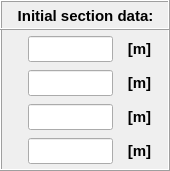
       <widget class="QFrame" name="frame_11">
        <property name="geometry">
         <rect>
          <x>166</x>
          <y>86</y>
          <width>170</width>
          <height>171</height>
         </rect>
        </property>
        <property name="minimumSize">
         <size>
          <width>170</width>
          <height>171</height>
         </size>
        </property>
        <property name="maximumSize">
         <size>
          <width>170</width>
          <height>171</height>
         </size>
        </property>
        <property name="frameShape">
         <enum>QFrame::Box</enum>
        </property>
        <property name="frameShadow">
         <enum>QFrame::Raised</enum>
        </property>
        <widget class="QLabel" name="label_62">
         <property name="geometry">
          <rect>
           <x>118</x>
           <y>70</y>
           <width>43</width>
           <height>26</height>
          </rect>
         </property>
         <property name="minimumSize">
          <size>
           <width>0</width>
           <height>26</height>
          </size>
         </property>
         <property name="maximumSize">
          <size>
           <width>16777215</width>
           <height>26</height>
          </size>
         </property>
         <property name="font">
          <font>
           <family>Arial</family>
           <pointsize>11</pointsize>
           <weight>75</weight>
           <italic>false</italic>
           <bold>true</bold>
          </font>
         </property>
         <property name="text">
          <string>[m]</string>
         </property>
         <property name="alignment">
          <set>Qt::AlignCenter</set>
         </property>
        </widget>
        <widget class="QLineEdit" name="lineEdit_outerDiameter_initial">
         <property name="geometry">
          <rect>
           <x>28</x>
           <y>36</y>
           <width>85</width>
           <height>26</height>
          </rect>
         </property>
         <property name="minimumSize">
          <size>
           <width>85</width>
           <height>26</height>
          </size>
         </property>
         <property name="maximumSize">
          <size>
           <width>85</width>
           <height>26</height>
          </size>
         </property>
         <property name="font">
          <font>
           <family>Arial</family>
           <pointsize>11</pointsize>
           <weight>75</weight>
           <italic>false</italic>
           <bold>true</bold>
          </font>
         </property>
         <property name="styleSheet">
          <string notr="true">color: rgb(255, 0, 0);</string>
         </property>
         <property name="text">
          <string/>
         </property>
         <property name="alignment">
          <set>Qt::AlignCenter</set>
         </property>
        </widget>
        <widget class="QLineEdit" name="lineEdit_thickness_initial">
         <property name="geometry">
          <rect>
           <x>28</x>
           <y>70</y>
           <width>85</width>
           <height>26</height>
          </rect>
         </property>
         <property name="minimumSize">
          <size>
           <width>85</width>
           <height>26</height>
          </size>
         </property>
         <property name="maximumSize">
          <size>
           <width>85</width>
           <height>26</height>
          </size>
         </property>
         <property name="font">
          <font>
           <family>Arial</family>
           <pointsize>11</pointsize>
           <weight>75</weight>
           <italic>false</italic>
           <bold>true</bold>
          </font>
         </property>
         <property name="focusPolicy">
          <enum>Qt::StrongFocus</enum>
         </property>
         <property name="styleSheet">
          <string notr="true">color: rgb(255, 0, 0);</string>
         </property>
         <property name="alignment">
          <set>Qt::AlignCenter</set>
         </property>
        </widget>
        <widget class="QLabel" name="label_63">
         <property name="geometry">
          <rect>
           <x>118</x>
           <y>36</y>
           <width>43</width>
           <height>26</height>
          </rect>
         </property>
         <property name="minimumSize">
          <size>
           <width>0</width>
           <height>26</height>
          </size>
         </property>
         <property name="maximumSize">
          <size>
           <width>16777215</width>
           <height>26</height>
          </size>
         </property>
         <property name="font">
          <font>
           <family>Arial</family>
           <pointsize>11</pointsize>
           <weight>75</weight>
           <italic>false</italic>
           <bold>true</bold>
          </font>
         </property>
         <property name="text">
          <string>[m]</string>
         </property>
         <property name="alignment">
          <set>Qt::AlignCenter</set>
         </property>
        </widget>
        <widget class="QLineEdit" name="lineEdit_offset_z_initial">
         <property name="geometry">
          <rect>
           <x>28</x>
           <y>138</y>
           <width>85</width>
           <height>26</height>
          </rect>
         </property>
         <property name="minimumSize">
          <size>
           <width>85</width>
           <height>26</height>
          </size>
         </property>
         <property name="maximumSize">
          <size>
           <width>85</width>
           <height>26</height>
          </size>
         </property>
         <property name="font">
          <font>
           <family>Arial</family>
           <pointsize>11</pointsize>
           <weight>75</weight>
           <italic>false</italic>
           <bold>true</bold>
          </font>
         </property>
         <property name="focusPolicy">
          <enum>Qt::StrongFocus</enum>
         </property>
         <property name="styleSheet">
          <string notr="true">color: rgb(255, 0, 0);</string>
         </property>
         <property name="alignment">
          <set>Qt::AlignCenter</set>
         </property>
        </widget>
        <widget class="QLineEdit" name="lineEdit_offset_y_initial">
         <property name="geometry">
          <rect>
           <x>28</x>
           <y>104</y>
           <width>85</width>
           <height>26</height>
          </rect>
         </property>
         <property name="minimumSize">
          <size>
           <width>85</width>
           <height>26</height>
          </size>
         </property>
         <property name="maximumSize">
          <size>
           <width>85</width>
           <height>26</height>
          </size>
         </property>
         <property name="font">
          <font>
           <family>Arial</family>
           <pointsize>11</pointsize>
           <weight>75</weight>
           <italic>false</italic>
           <bold>true</bold>
          </font>
         </property>
         <property name="focusPolicy">
          <enum>Qt::StrongFocus</enum>
         </property>
         <property name="styleSheet">
          <string notr="true">color: rgb(255, 0, 0);</string>
         </property>
         <property name="alignment">
          <set>Qt::AlignCenter</set>
         </property>
        </widget>
        <widget class="QLabel" name="label_64">
         <property name="geometry">
          <rect>
           <x>118</x>
           <y>104</y>
           <width>43</width>
           <height>26</height>
          </rect>
         </property>
         <property name="minimumSize">
          <size>
           <width>0</width>
           <height>26</height>
          </size>
         </property>
         <property name="maximumSize">
          <size>
           <width>16777215</width>
           <height>26</height>
          </size>
         </property>
         <property name="font">
          <font>
           <family>Arial</family>
           <pointsize>11</pointsize>
           <weight>75</weight>
           <italic>false</italic>
           <bold>true</bold>
          </font>
         </property>
         <property name="text">
          <string>[m]</string>
         </property>
         <property name="alignment">
          <set>Qt::AlignCenter</set>
         </property>
        </widget>
        <widget class="QLabel" name="label_66">
         <property name="geometry">
          <rect>
           <x>118</x>
           <y>138</y>
           <width>43</width>
           <height>26</height>
          </rect>
         </property>
         <property name="minimumSize">
          <size>
           <width>0</width>
           <height>26</height>
          </size>
         </property>
         <property name="maximumSize">
          <size>
           <width>16777215</width>
           <height>26</height>
          </size>
         </property>
         <property name="font">
          <font>
           <family>Arial</family>
           <pointsize>11</pointsize>
           <weight>75</weight>
           <italic>false</italic>
           <bold>true</bold>
          </font>
         </property>
         <property name="text">
          <string>[m]</string>
         </property>
         <property name="alignment">
          <set>Qt::AlignCenter</set>
         </property>
        </widget>
        <widget class="QFrame" name="frame_5">
         <property name="geometry">
          <rect>
           <x>0</x>
           <y>0</y>
           <width>170</width>
           <height>30</height>
          </rect>
         </property>
         <property name="minimumSize">
          <size>
           <width>170</width>
           <height>30</height>
          </size>
         </property>
         <property name="maximumSize">
          <size>
           <width>170</width>
           <height>30</height>
          </size>
         </property>
         <property name="frameShape">
          <enum>QFrame::Box</enum>
         </property>
         <property name="frameShadow">
          <enum>QFrame::Raised</enum>
         </property>
         <widget class="QLabel" name="label_37">
          <property name="geometry">
           <rect>
            <x>8</x>
            <y>2</y>
            <width>155</width>
            <height>28</height>
           </rect>
          </property>
          <property name="minimumSize">
           <size>
            <width>0</width>
            <height>28</height>
           </size>
          </property>
          <property name="maximumSize">
           <size>
            <width>16777215</width>
            <height>28</height>
           </size>
          </property>
          <property name="font">
           <font>
            <family>Arial</family>
            <pointsize>11</pointsize>
            <weight>75</weight>
            <italic>false</italic>
            <bold>true</bold>
           </font>
          </property>
          <property name="text">
           <string>&lt;html&gt;&lt;head/&gt;&lt;body&gt;&lt;p align=&quot;center&quot;&gt;&lt;span style=&quot; font-size:12pt;&quot;&gt;Initial section data:&lt;/span&gt;&lt;/p&gt;&lt;/body&gt;&lt;/html&gt;</string>
          </property>
          <property name="alignment">
           <set>Qt::AlignCenter</set>
          </property>
         </widget>
        </widget>
       </widget>
